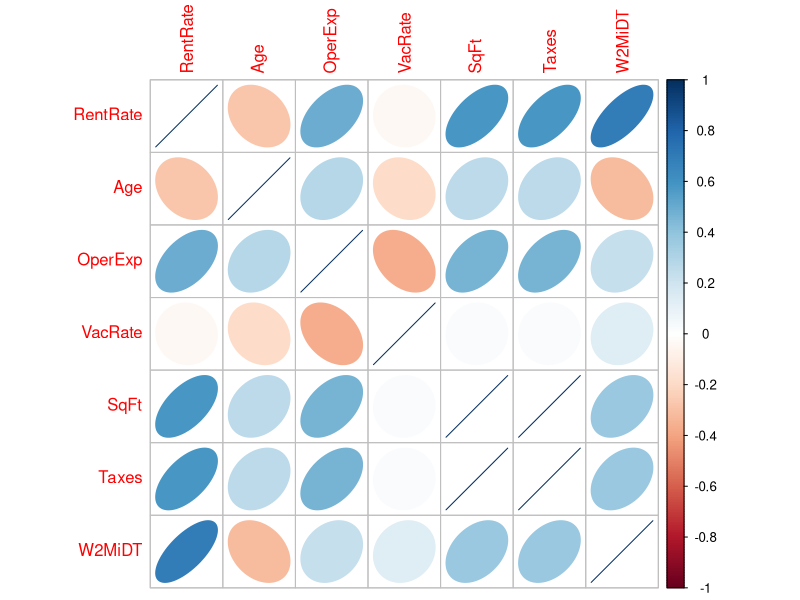
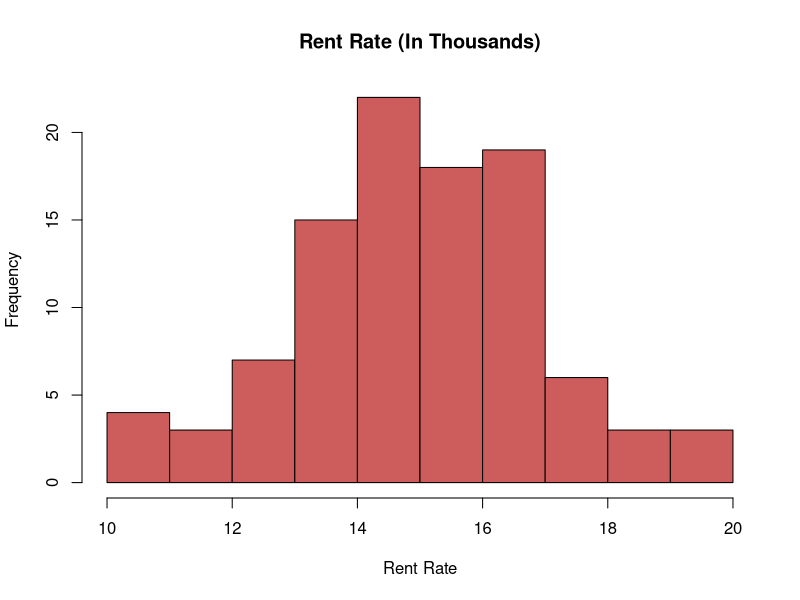
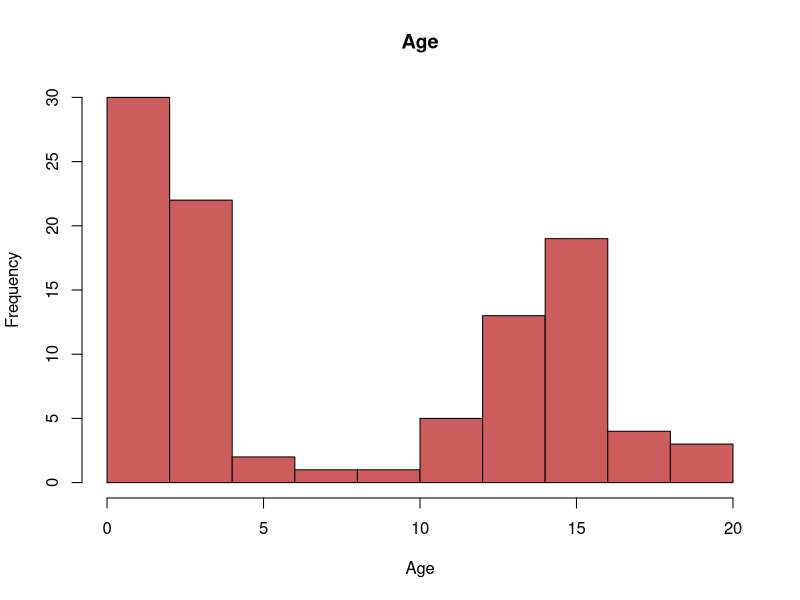
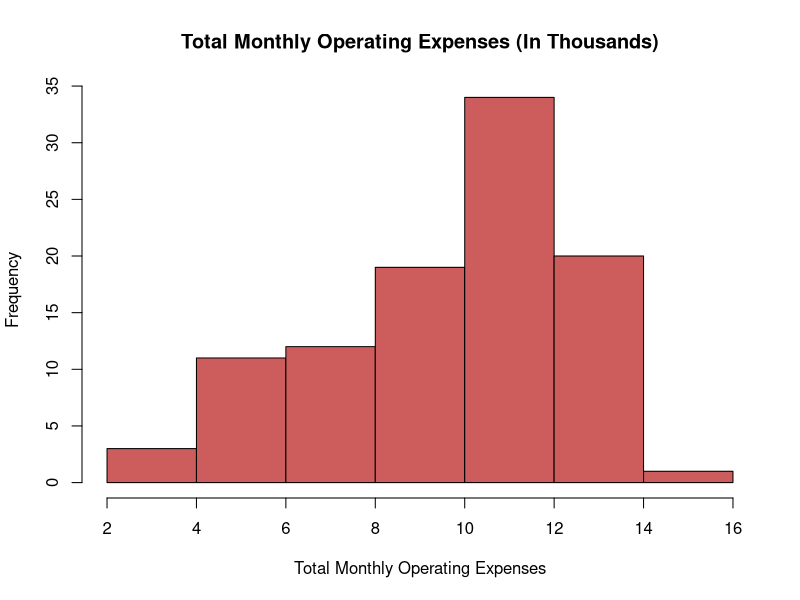
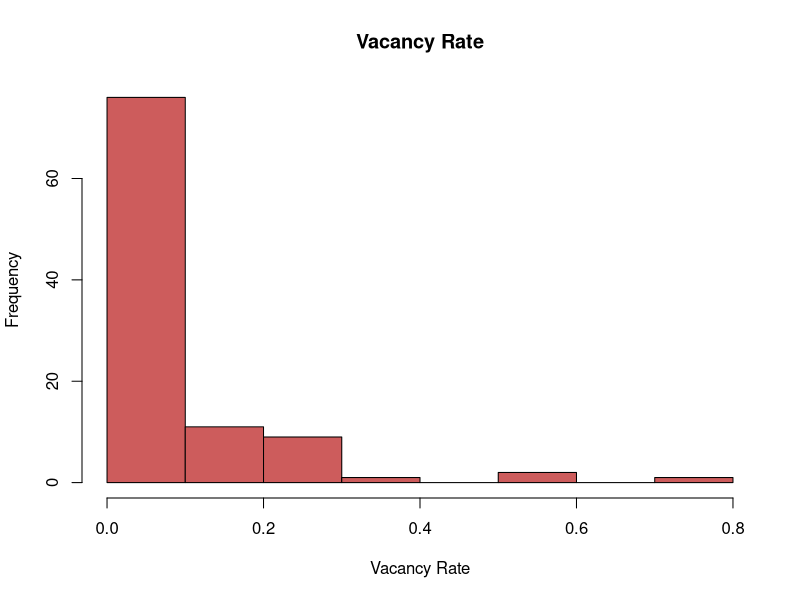
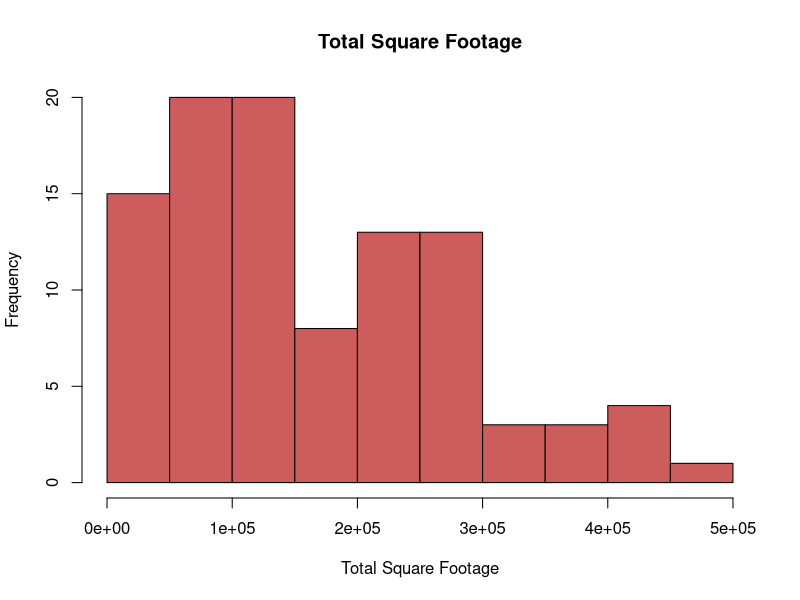
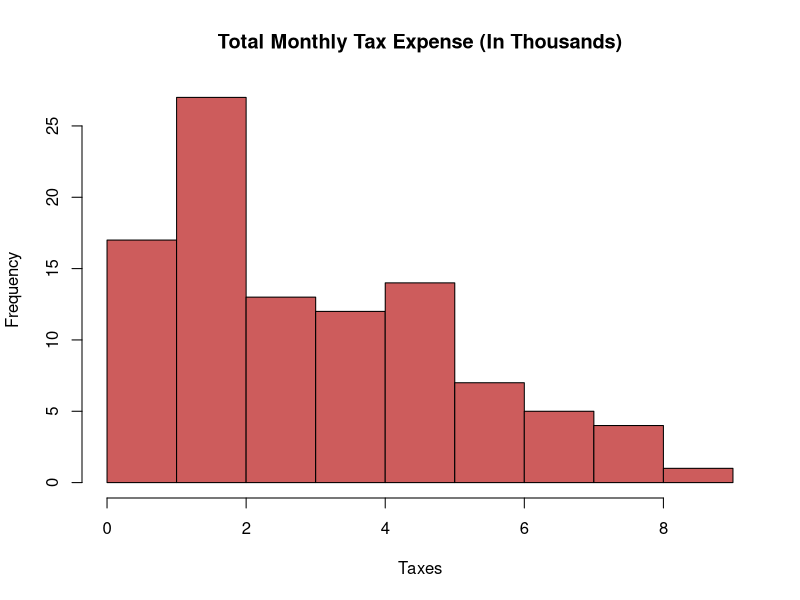

Here is the R script that generated these plots, in order: (Note: this script raises an error after producing the figures.)
## ---- chunk 1
knitr::opts_chunk$set(echo = TRUE)
library(readr)
library(tidyverse)
library(corrplot)
comm_prop <- tbl_df(read_csv("comm_prop.csv"))
## ---- chunk 2
dim(comm_prop)
names(comm_prop)
head(comm_prop)
summary(comm_prop)
## ---- chunk 3
df.full <- lm(RentRate ~ ., data = comm_prop)
summary(df.full)
cor(comm_prop)
corrplot(cor(comm_prop), method="ellipse")
## ---- chunk 4
dfLessMin <- lm(RentRate ~ Age + OperExp + W2MiDT, data = comm_prop)
summary(dfLessMin)
## ---- chunk 5
df_model <- lm(RentRate ~ Age + OperExp + W2MiDT + SqFt, data = comm_prop)
summary(df_model)
## ---- chunk 6
comm_prop$W2MiDT <- factor(comm_prop$W2MiDT, labels = c("No", 'Yes'))
show(comm_prop$W2MiDT)
## ---- chunk 7
hist(comm_prop$RentRate, xlab = "Rent Rate", main = paste("Rent Rate (In Thousands)"), col = "indianred")

hist(comm_prop$Age, xlab = "Age", main = paste("Age"), col = "indianred")

hist(comm_prop$OperExp, xlab = "Total Monthly Operating Expenses", main = paste("Total Monthly Operating Expenses (In Thousands)"), col = "indianred")

hist(comm_prop$VacRate, xlab = "Vacancy Rate", main = paste("Vacancy Rate"), col = "indianred")

hist(comm_prop$SqFt, xlab = "Total Square Footage", main = paste("Total Square Footage"), col = "indianred") 
  
hist(comm_prop$Taxes, xlab = "Taxes", main = paste("Total Monthly Tax Expense (In Thousands)"), col = "indianred")

ggplot(comm_prop$W2MiDT) +
  stat_boxplot(geom = "errorbar", width = 0.5) +
  geom_boxplot() +
  coord_flip() + # Makes regions names easier to read
  labs(x = "Region", y = "Birth Rate")

hist(comm_prop$W2MiDT, xlab = "Building Located Within 2 Miles of Downtown", main = paste("Location"), col = "indianred")

pairs(comm_prop[,1:6], pch = 16)
## ---- chunk 8
full.df <- fortify(df_model)
ggplot(full.df, aes(x=.fitted, y=.resid)) +
  geom_point() +
  geom_hline(yintercept=0, linetype=2) +
  labs(x="Fitted Values", y="Residuals")

qqPlot(df_model$residuals, pch=16)
shapiro.test(df_model$residuals)
pairs(comm_prop[-c(4,6)], pch=16)

ncvTest(df_model)

vif(df_model)
## ---- chunk 9
ggplot(full.df, aes(x=.fitted, y=RentRate)) +
  geom_point(size=2) +
  geom_smooth(method="lm", color="red", lwd=1.5) +
  labs(x="Rent Predicted", y="Rent Actual")
